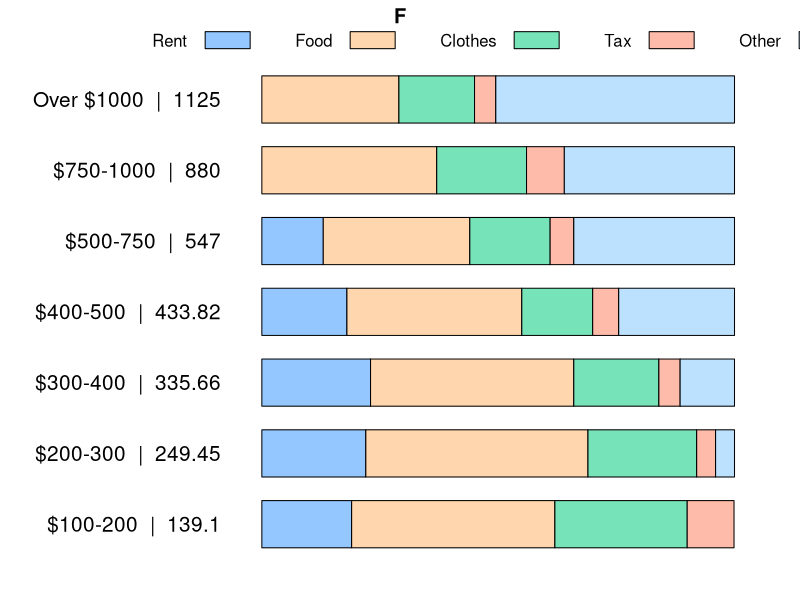
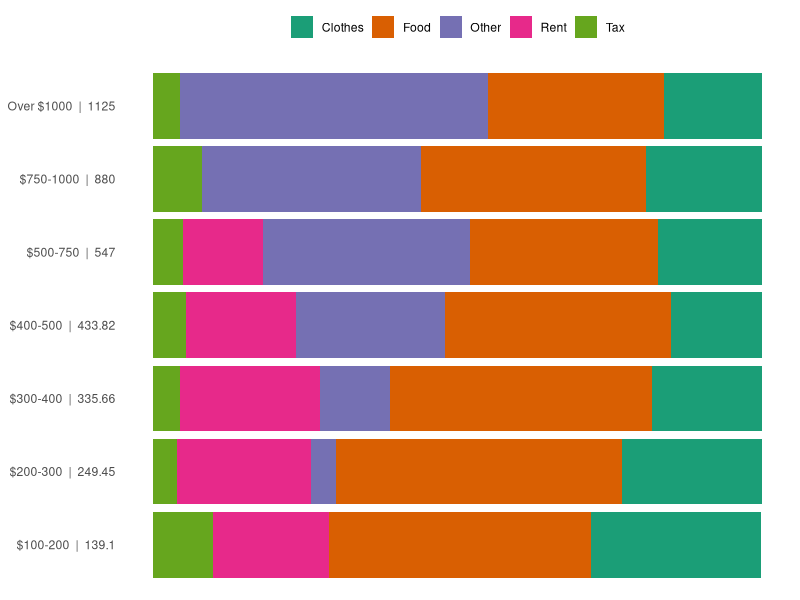

Source code (R) for these figures, in order:
#
#############################
#
#
library(lattice)
data_csv = read.csv('data.csv')
data_csv
#
data_csv$class_actual_average <- factor(
  x = paste(
    data_csv$Class, data_csv$Actual.Average, 
    sep = "  |  "), ordered = T)
#
data_csv[,c(-1,-2)]
#
barchart(
  class_actual_average ~ Rent+Food+Clothes+Tax+Other, data = data_csv[,c(-1,-2)],
  stack = TRUE, auto.key = list(space = 'top',column = 5), 
  xlab = NULL,
  scales = list(
    x = list(
      labels = NULL, draw = FALSE),
    y = list(
      rot = 0, cex = 1.25, tck = -1
    )
  ),
  par.settings = list(
    axis.line = list(col = NA),
    axis.text = list(justify = 'center')
  ),
  # panel = function(x, y, ...){
  #   panel.barchart(x, y, ...)
  #   for (i in 1:length(x)){
  #     print(paste("i: ", i, "  , x[i]", x[i]))
  #     
  #     cummulative_heights = cumsum(x[1:i])
  #     panel.text(
  #       x[i], # cummulative_heights,
  #       y[i], labels = as.character(x[i]))
  #   }
  # },
  main = "F"
)
#
library(ggplot2)
library(dplyr)
library(tidyr)
#
data_csv
#
data_csv |> 
  select(-Class, -Actual.Average) |>
  pivot_longer(
    cols = -class_actual_average, 
    names_to = "variables",
    values_to = "values"
  ) |> 
  group_by(class_actual_average) |>
  mutate(values_y = cumsum(values) - .1*values) |>

  ggplot(aes(y = class_actual_average, x = values, fill = variables)) +
  geom_col() +
  scale_fill_brewer(palette = "Dark2") +
  # geom_text(
  #   aes(x = values_y, label = values),
  #   position = position_stack(vjust = 0.5)
  #   ) +
  theme_minimal() +
  theme(
    panel.grid = element_blank(),
    axis.title = element_blank(),
    axis.ticks = element_blank(),
    axis.text.x = element_blank(),
    plot.background = element_blank(),
    legend.position = 'top',
    legend.title = element_blank()
  )
#






